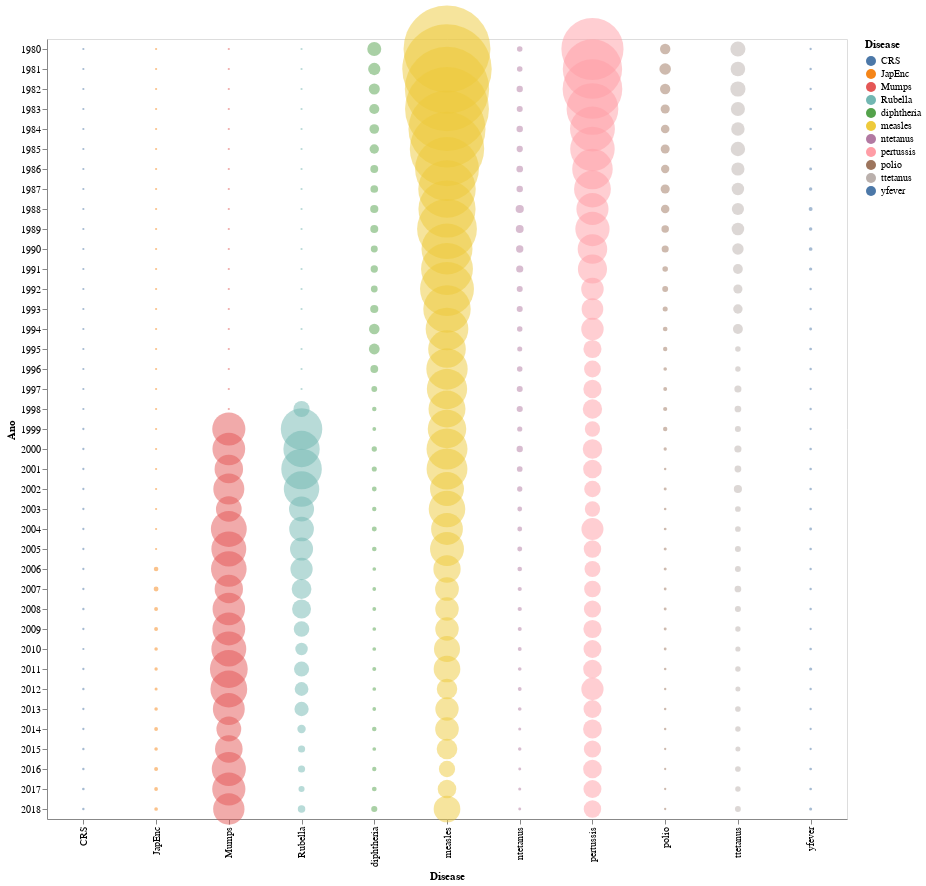

The notebook cell this image was saved under:
### Code cell
alt.Chart(totais_ano).mark_circle(color='rebeccapurple').encode(
    x='Disease',
    y='Ano',
    tooltip=['Disease', 'Qtd', 'Ano'],
    size= alt.Size('Qtd', scale=alt.Scale(range=[5,8000]), legend=None),
 #   size= alt.Size('Qtd', legend=None),
    color= alt.Color('Disease')
).configure_mark(opacity=0.5).properties(width=800)

### Figure 1 — Vega-Lite specification as saved in the notebook (floating-point values rounded to 4 significant figures; data arrays with more than 128 entries replaced by an {"elided": "..."} marker saying what was removed)
{"config": {"view": {"continuousWidth": 400, "continuousHeight": 300}, "mark": {"opacity": 0.5}}, "data": {"name": "data-c98043a5f77e9d9b64d39b7a2f532b17"}, "mark": {"type": "circle", "color": "rebeccapurple"}, "encoding": {"color": {"type": "nominal", "field": "Disease"}, "size": {"type": "quantitative", "field": "Qtd", "legend": null, "scale": {"range": [5, 8000]}}, "tooltip": [{"type": "nominal", "field": "Disease"}, {"type": "quantitative", "field": "Qtd"}, {"type": "nominal", "field": "Ano"}], "x": {"type": "nominal", "field": "Disease"}, "y": {"type": "nominal", "field": "Ano"}}, "width": 800, "$schema": "https://vega.github.io/schema/vega-lite/v4.8.1.json", "datasets": {"data-c98043a5f77e9d9b64d39b7a2f532b17": {"elided": "429 records"}}}
